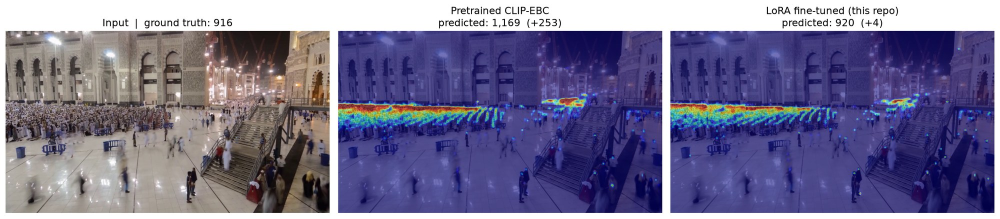
#> input picture docs/images/qnrf_img_0271.jpg, 2000 x 437 px (shown at 1/2 size); its folder holds 4 pictures in this run
$ python make_figures.py
#> lines starting #> are read from the running program, lines starting #| are printed output that depends on the picture
"""Build the README cover and comparison grid from the figures in docs/images/.

    python docs/make_figures.py

Reuses the panels demo/predict_image.py already drew, so no weights are needed.
"""

from pathlib import Path

import matplotlib

matplotlib.use("Agg")
import matplotlib.pyplot as plt  # noqa: E402
from matplotlib.patches import Rectangle  # noqa: E402
from PIL import Image  # noqa: E402

DOCS = Path(__file__).resolve().parent
IMAGES = DOCS / "images"

BG, CARD, MUTED, ACCENT = "#121419", "#1c2029", "#9aa0ab", "#2fb3a3"
INK, SUB = "#1e2a44", "#5a6275"
plt.rcParams.update({"font.family": "DejaVu Sans"})

# (ground truth, pretrained, fine-tuned), from results/qnrf_per_image.csv
COUNTS = {
    "0271": (916, 1169, 920),
    "0104": (1387, 1841, 1401),
    "0308": (3568, 4058, 3521),
    "0303": (2154, 2488, 2115),
}


def panels(image_id: str) -> list[Image.Image]:
    """Input, pretrained and fine-tuned panels of one predict_image.py figure."""
#> called with image_id = '0271'
    im = Image.open(IMAGES / f"qnrf_img_{image_id}.jpg").convert("RGB")
#> im is the input picture: PIL image 2000x437 RGB; mean R, G, B 115.2, 110.5, 143.5
    w, h = im.size
#> w = 2000; h = 437
    gray = im.convert("L").load()

    def white_col(x: int) -> bool:
        return sum(gray[x, y] > 245 for y in range(0, h, 4)) > 0.9 * (h // 4)

    def white_row(y: int) -> bool:
        return sum(gray[x, y] > 245 for x in range(0, w, 4)) > 0.9 * (w // 4)

    cols, inside = [], False
    for x in range(w):
        if not white_col(x) and not inside:
            start, inside = x, True
        elif white_col(x) and inside:
            cols.append((start, x))
            inside = False
#> after the loop, cols = [(11, 660), (676, 1325), (1340, 1989)]; inside = False; start = 1340
    rows, inside = [], False
#> rows = []
    for y in range(h):
        if not white_row(y) and not inside:
            start, inside = y, True
        elif white_row(y) and inside:
            rows.append((start, y))
            inside = False
#> after the loop, inside = False; rows = [(17, 24), (26, 29), (41, 53), (61, 426)]; start = 61
    top, bottom = max(rows, key=lambda r: r[1] - r[0])  # skip the title band
#> top = 61; bottom = 426
    return [im.crop((x0, top, x1, bottom)) for x0, x1 in cols[:3]]


def signed(n: int) -> str:
    return f"+{n:,}" if n > 0 else f"−{abs(n):,}"


# ---------------------------------------------------------------- cover
gt, pre, ft = COUNTS["0271"]
cover = panels("0271")
#> cover = 3 items
aspect = cover[0].width / cover[0].height
#> aspect = 1.78

fig_w, fig_h = 16, 7.1
fig = plt.figure(figsize=(fig_w, fig_h), dpi=100, facecolor=BG)
fig.text(0.03, 0.915, "Mosque Crowd Counting with CLIP-EBC + LoRA", color="white",
         fontsize=27, fontweight="bold", va="center")
fig.text(0.03, 0.858, "Counts dense prayer crowds from a density map, not identities  ·  "
         "ViT-B/16 fine-tuned on 10,482 images, 0.43% of its weights trained",
         color=MUTED, fontsize=13.5, va="center")

left, right, gap = 0.03, 0.97, 0.0125
w = (right - left - 2 * gap) / 3
img_h = w * fig_w / aspect / fig_h
#> img_h = 0.387
img_y = 0.80 - img_h
#> img_y = 0.413
labels = [
    (f"ground truth {gt:,}", "INPUT"),
    (f"{pre:,}  ({signed(pre - gt)})", "PRETRAINED CLIP-EBC"),
    (f"{ft:,}  ({signed(ft - gt)})", "FINE-TUNED (THIS REPO)"),
]
for i, (panel, (big, small)) in enumerate(zip(cover, labels)):
    x = left + i * (w + gap)
    ax = fig.add_axes([x, img_y, w, img_h])
    ax.imshow(panel, aspect="auto")
    ax.set_axis_off()
    fig.add_artist(Rectangle((x, img_y - 0.085), w, 0.08, transform=fig.transFigure, color=CARD))
    fig.text(x + 0.009, img_y - 0.027, big, color=ACCENT if i == 2 else "#e8a33d" if i == 1 else "white",
             fontsize=15, fontweight="bold", va="center")
    fig.text(x + 0.009, img_y - 0.063, small, color="#c9ced6", fontsize=12, fontweight="bold", va="center")
#> this loop made 3 passes
#> (big, small, x) on passes 1 to 3: ('ground truth 916', 'INPUT', 0.03), ('1,169  (+253)', 'PRETRAINED CLIP-EBC', 0.348), ('920  (+4)', 'FINE-TUNED (THIS REPO)', 0.665)

cards = [
    ("−23%", "MAE on all 334 unseen UCF-QNRF\ntest images (130.00 → 100.06)"),
    ("−76%", "RMSE (694.16 → 164.79), and the\nmean error moves from +80 to −6"),
    ("0.43%", "of the parameters trained:\nLoRA rank 16 + 32 prompt tokens"),
    ("16.4M", "grid cells measured to re-derive the\ncount bins that were saturating"),
]
cw = (right - left - 3 * gap) / 4
card_y, card_h = 0.095, 0.15
for i, (big, small) in enumerate(cards):
    x = left + i * (cw + gap)
    fig.add_artist(Rectangle((x, card_y), cw, card_h, transform=fig.transFigure, color=CARD))
    fig.add_artist(Rectangle((x, card_y), 0.0022, card_h, transform=fig.transFigure, color=ACCENT))
    fig.text(x + 0.012, card_y + 0.105, big, color="white", fontsize=22, fontweight="bold", va="center")
    fig.text(x + 0.012, card_y + 0.042, small, color=MUTED, fontsize=11.5, va="center", linespacing=1.3)

fig.text(0.03, 0.042, "Image: UCF-QNRF test set, img_0271 (public dataset, ECCV 2018). "
         "Density maps from demo/predict_image.py.", color="#6b7280", fontsize=10.5, va="center")
fig.savefig(DOCS / "header.png", facecolor=BG)
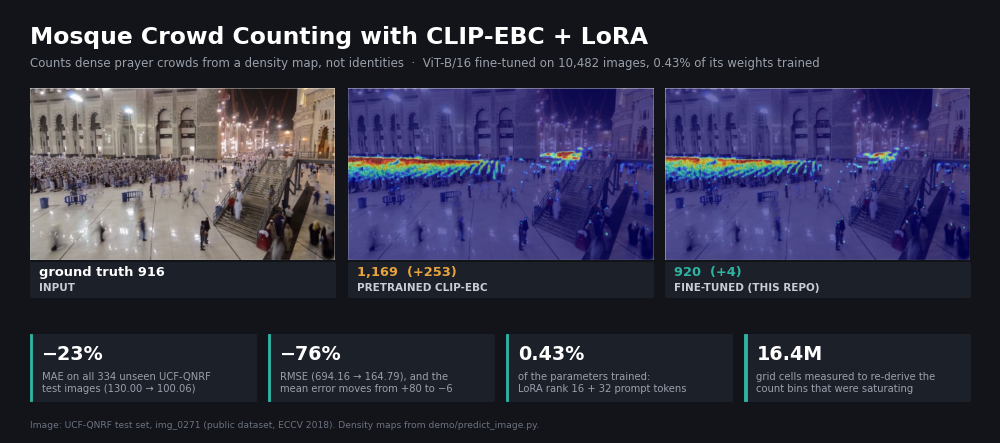
#> figure drawn by matplotlib, 3 panels
plt.close(fig)
print("wrote docs/header.png")


# ---------------------------------------------------------------- comparison grid
ids = ["0104", "0308", "0303"]
rows = [panels(i) for i in ids]
#> call 2 of panels, with image_id = '0104'
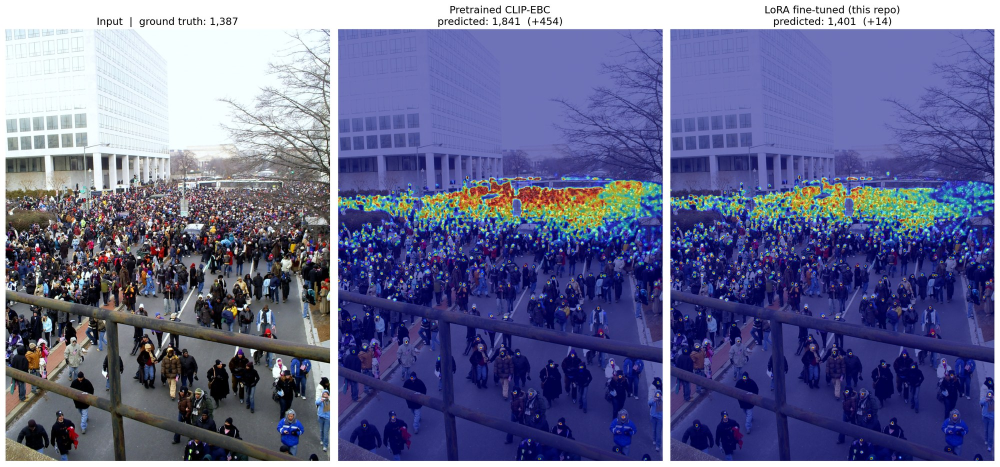
#> input picture docs/images/qnrf_img_0104.jpg, 2000 x 933 px (shown at 1/2 size)
#> in panels, im is the input picture: PIL image 2000x933 RGB; mean R, G, B 103.2, 105.9, 145.1
#> after the loop in panels (call 2), `for x in range(w):`: cols = [(11, 661), (676, 1326), (1340, 1989)]; inside = False; start = 1340
#> in panels (call 2), `rows, inside = [], False`: rows = []
#> after the loop in panels (call 2), `for y in range(h):`: inside = False; rows = [(15, 22), (24, 27), (38, 50), (58, 922)]; start = 58
#> in panels (call 2), `top, bottom = max(rows, key=lambda r: r[1] - r[0])`: bottom = 922
#> call 3 of panels, with image_id = '0308'
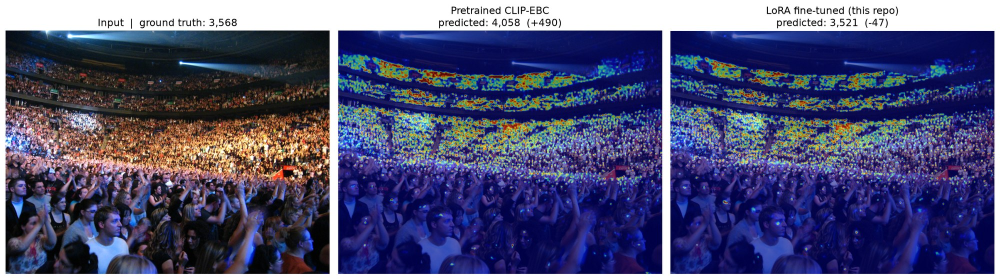
#> input picture docs/images/qnrf_img_0308.jpg, 2000 x 559 px (shown at 1/2 size)
#> in panels, im is the input picture: PIL image 2000x559 RGB; mean R, G, B 80.2, 80.9, 118
#> after the loop in panels (call 3), `for x in range(w):`: cols = [(11, 660), (676, 1325), (1340, 1989)]; inside = False; start = 1340
#> in panels (call 3), `rows, inside = [], False`: rows = []
#> after the loop in panels (call 3), `for y in range(h):`: inside = False; rows = [(16, 23), (25, 28), (40, 53), (61, 548)]; start = 61
#> in panels (call 3), `top, bottom = max(rows, key=lambda r: r[1] - r[0])`: bottom = 548
#> call 4 of panels, with image_id = '0303'
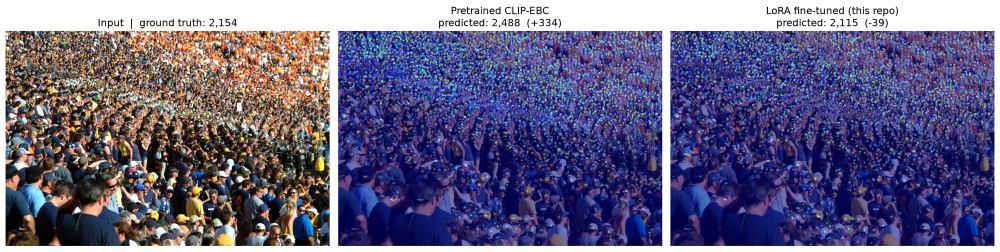
#> input picture docs/images/qnrf_img_0303.jpg, 2000 x 503 px (shown at 1/2 size)
#> in panels, im is the input picture: PIL image 2000x503 RGB; mean R, G, B 102.7, 97.9, 130.5
#> after the loop in panels (call 4), `for x in range(w):`: inside = False; start = 1340
#> in panels (call 4), `rows, inside = [], False`: rows = []
#> after the loop in panels (call 4), `for y in range(h):`: inside = False; rows = [(17, 24), (25, 28), (41, 53), (61, 492)]; start = 61
#> in panels (call 4), `top, bottom = max(rows, key=lambda r: r[1] - r[0])`: bottom = 492
#> rows = 3 items
fig_w = 15
col_w = 0.94 / 3
heights = [col_w * fig_w * r[0].height / r[0].width for r in rows]
#> heights = [6.25, 3.53, 3.12]
head, caption, pad = 0.45, 0.42, 0.18
fig_h = head + sum(heights) + len(rows) * (caption + pad)
#> fig_h = 15.15
fig = plt.figure(figsize=(fig_w, fig_h), dpi=110, facecolor="white")

y = fig_h - head
#> y = 14.7
for c, title in enumerate(["Input", "Pretrained CLIP-EBC", "Fine-tuned (this repo)"]):
    fig.text(0.03 + c * col_w + 0.004, (y + head * 0.45) / fig_h, title, color=INK,
             fontsize=14, fontweight="bold", va="center")
for image_id, row, h in zip(ids, rows, heights):
    y -= h
    for c, panel in enumerate(row):
        ax = fig.add_axes([0.03 + c * col_w + 0.003, y / fig_h, col_w - 0.006, h / fig_h])
        ax.imshow(panel, aspect="auto")
        ax.set_axis_off()
    gt, pre, ft = COUNTS[image_id]
    cy = (y - caption * 0.5) / fig_h
    fig.text(0.033, cy, f"img_{image_id}", color=INK, fontsize=12, fontweight="bold", va="center")
    fig.text(0.033 + col_w, cy, f"pretrained {pre:,} ({signed(pre - gt)})", color="#b4441b",
             fontsize=12, va="center")
    fig.text(0.033 + 2 * col_w, cy, f"fine-tuned {ft:,} ({signed(ft - gt)})", color="#147a6e",
             fontsize=12, fontweight="bold", va="center")
    fig.text(0.033 + 0.07, cy, f"ground truth {gt:,}", color=SUB, fontsize=12, va="center")
    y -= caption + pad
#> this loop made 3 passes
#> (image_id, h, y, gt, pre, ft, cy) on passes 1 to 3: ('0104', 6.25, 7.85, 1387, 1841, 1401, 0.544), ('0308', 3.53, 3.72, 3568, 4058, 3521, 0.271), ('0303', 3.12, 9.99e-16, 2154, 2488, 2115, 0.0258)
#> after the loop, y = 9.99e-16
fig.savefig(IMAGES / "comparison.png", facecolor="white")
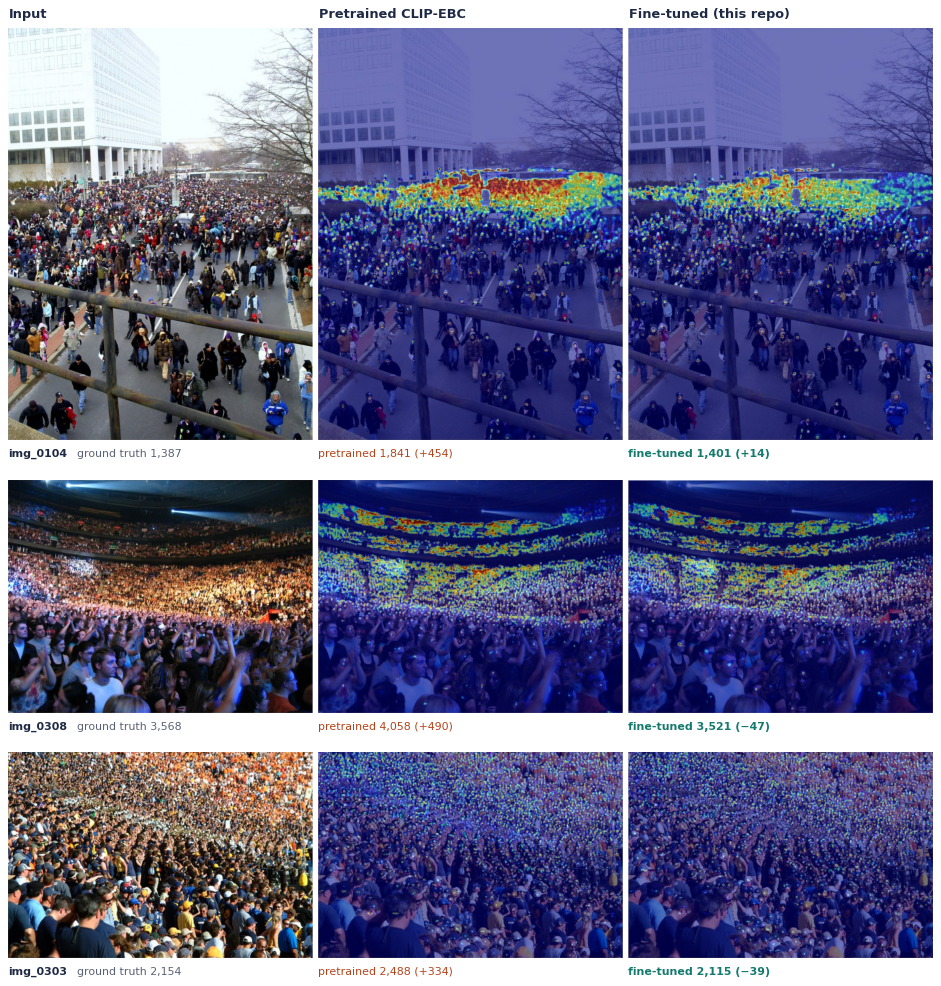
#> figure drawn by matplotlib, 9 panels
plt.close(fig)
print("wrote docs/images/comparison.png")
